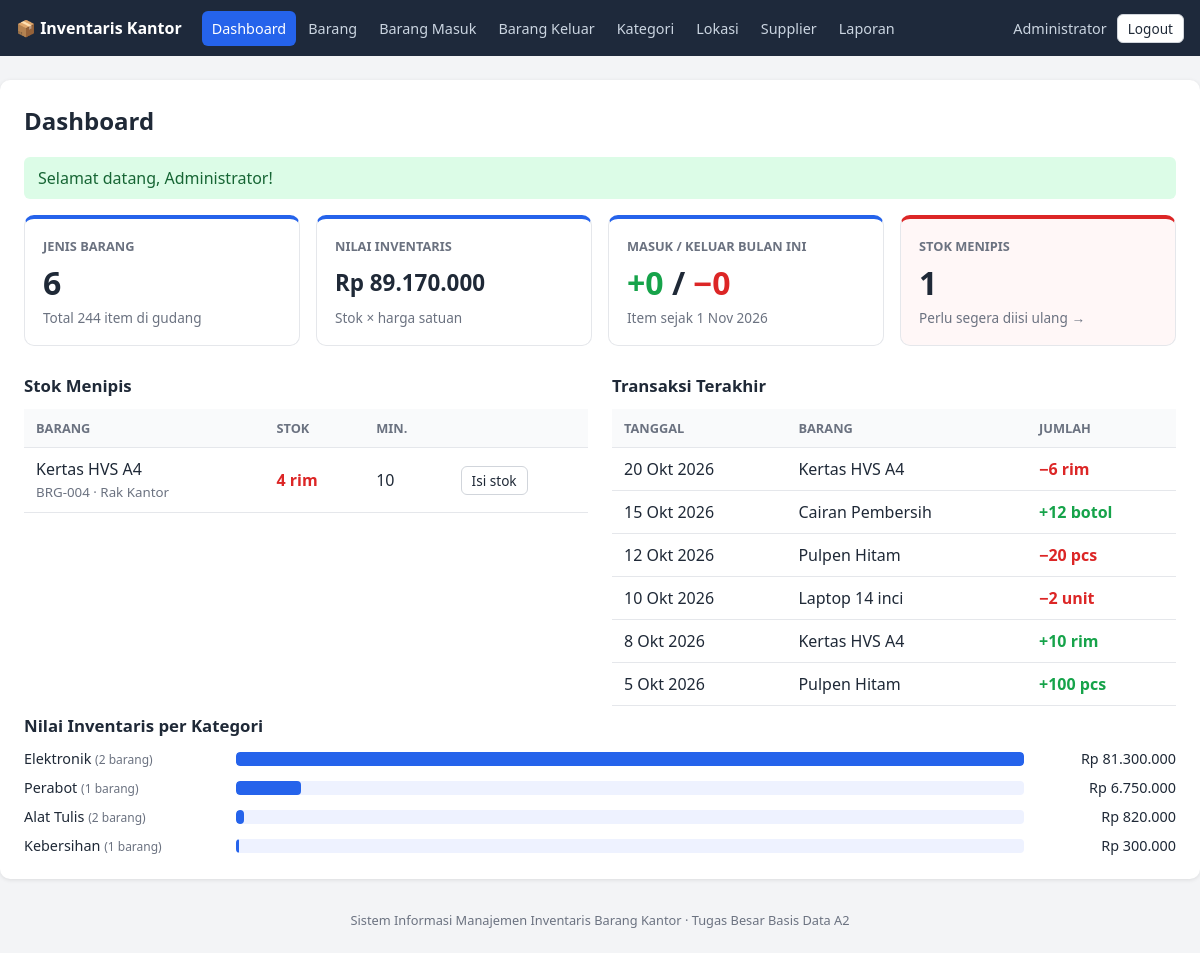
Page /html/dashboard.php (signed in) on the committed database.
### tables this page shows
CREATE TABLE barang (
  id_barang    INT AUTO_INCREMENT PRIMARY KEY,
  kode_barang  VARCHAR(30)   NOT NULL UNIQUE,
  nama_barang  VARCHAR(150)  NOT NULL,
  satuan       VARCHAR(20)   NOT NULL DEFAULT 'pcs',
  stok         INT           NOT NULL DEFAULT 0 CHECK (stok >= 0),
  stok_minimum INT           NOT NULL DEFAULT 5 CHECK (stok_minimum >= 0),
  harga        DECIMAL(12,2) NOT NULL DEFAULT 0 CHECK (harga >= 0),
  id_kategori  INT NOT NULL,
  id_lokasi    INT NOT NULL,
  CONSTRAINT fk_barang_kategori
    FOREIGN KEY (id_kategori) REFERENCES kategori(id_kategori)
    ON UPDATE CASCADE ON DELETE RESTRICT,
  CONSTRAINT fk_barang_lokasi
    FOREIGN KEY (id_lokasi) REFERENCES lokasi(id_lokasi)
    ON UPDATE CASCADE ON DELETE RESTRICT
);

CREATE TABLE lokasi (
  id_lokasi   INT AUTO_INCREMENT PRIMARY KEY,
  nama_lokasi VARCHAR(100) NOT NULL UNIQUE,
  keterangan  VARCHAR(255) NULL
);

### php/laporan_model.php (called while the page is built, shortened)
<?php
require_once __DIR__ . '/fungsi.php';
function ringkasan_dashboard(PDO $pdo): array
{
    $awalBulan = date('Y-m-01');
    $r = $pdo->query(
        "SELECT COUNT(*) AS jumlah_barang,
                COALESCE(SUM(stok), 0) AS total_stok,
                COALESCE(SUM(stok * harga), 0) AS nilai_inventaris,
                COALESCE(SUM(stok <= stok_minimum), 0) AS stok_menipis
         FROM barang"
    )->fetch();
    $stmt = $pdo->prepare("SELECT COALESCE(SUM(jumlah), 0) FROM barang_masuk WHERE tanggal >= :a");
    $stmt->execute([':a' => $awalBulan]);
    $r['masuk_bulan_ini'] = (int)$stmt->fetchColumn();
    $stmt = $pdo->prepare("SELECT COALESCE(SUM(jumlah), 0) FROM barang_keluar WHERE tanggal >= :a");
    $stmt->execute([':a' => $awalBulan]);
    $r['keluar_bulan_ini'] = (int)$stmt->fetchColumn();
    return $r;
}
function barang_stok_menipis(PDO $pdo): array
{
    return $pdo->query(
        "SELECT b.id_barang, b.kode_barang, b.nama_barang, b.stok, b.stok_minimum, b.satuan, l.nama_lokasi
         FROM barang b JOIN lokasi l ON b.id_lokasi = l.id_lokasi
         WHERE b.stok <= b.stok_minimum
         ORDER BY (b.stok - b.stok_minimum), b.nama_barang"
    )->fetchAll();
}
function transaksi_terakhir(PDO $pdo, int $batas = 6): array
{
    $stmt = $pdo->prepare("SELECT * FROM v_riwayat_transaksi
                           ORDER BY tanggal DESC, id_transaksi DESC LIMIT :n");
    $stmt->bindValue(':n', $batas, PDO::PARAM_INT);
    $stmt->execute();
    return $stmt->fetchAll();
}
function barang_per_kategori(PDO $pdo): array
{
    return $pdo->query(
        "SELECT k.nama_kategori, COUNT(b.id_barang) AS jumlah, COALESCE(SUM(b.stok * b.harga), 0) AS nilai
         FROM kategori k LEFT JOIN barang b ON b.id_kategori = k.id_kategori
         GROUP BY k.id_kategori ORDER BY nilai DESC"
    )->fetchAll();
}

### php/fungsi.php (called while the page is built, shortened)
<?php
function e($teks): string
{
    return htmlspecialchars((string)$teks, ENT_QUOTES, 'UTF-8');
}
function rupiah($angka): string
{
    return 'Rp ' . number_format((float)$angka, 0, ',', '.');
}
function tanggal_id(?string $tgl): string
{
    $bulan = ['', 'Jan', 'Feb', 'Mar', 'Apr', 'Mei', 'Jun', 'Jul', 'Agu', 'Sep', 'Okt', 'Nov', 'Des'];
    [$y, $m, $d] = explode('-', $tgl);
    return (int)$d . ' ' . $bulan[(int)$m] . ' ' . $y;
}

### html/dashboard.php (the view, shortened to what this page needs)
<?php
require_once __DIR__ . '/../php/laporan_model.php';
require_once __DIR__ . '/../php/layout.php';
$r         = ringkasan_dashboard($pdo);
$menipis   = barang_stok_menipis($pdo);
$terakhir  = transaksi_terakhir($pdo);
$kategori  = barang_per_kategori($pdo);
$nilaiMaks = max(array_column($kategori, 'nilai') ?: [0]) ?: 1;
?>
<div class="kartu-grid">
    <div class="kartu">
        <div class="kartu-label">Jenis Barang</div>
        <div class="kartu-angka"><?= (int)$r['jumlah_barang'] ?></div>
        <div class="kartu-sub">Total <?= number_format($r['total_stok'], 0, ',', '.') ?> item di gudang</div>
    </div>
    <div class="kartu">
        <div class="kartu-label">Nilai Inventaris</div>
        <div class="kartu-angka kecil"><?= rupiah($r['nilai_inventaris']) ?></div>
        <div class="kartu-sub">Stok &times; harga satuan</div>
    </div>
    <div class="kartu">
        <div class="kartu-label">Masuk / Keluar Bulan Ini</div>
        <div class="kartu-angka"><span class="angka-masuk">+<?= $r['masuk_bulan_ini'] ?></span> / <span class="angka-keluar">&minus;<?= $r['keluar_bulan_ini'] ?></span></div>
        <div class="kartu-sub">Item sejak <?= tanggal_id(date('Y-m-01')) ?></div>
    </div>
    <a class="kartu <?= $r['stok_menipis'] > 0 ? 'peringatan' : '' ?>" href="barang_list.php?menipis=on">
        <div class="kartu-label">Stok Menipis</div>
        <div class="kartu-angka"><?= (int)$r['stok_menipis'] ?></div>
        <div class="kartu-sub">Perlu segera diisi ulang &rarr;</div>
    </a>
</div>
<div class="dua-kolom">
    <section>
        <h3>Stok Menipis</h3>
        <div class="tabel-wrap">
        <table>
            <thead><tr><th>Barang</th><th>Stok</th><th>Min.</th><th></th></tr></thead>
            <tbody>
            <?php foreach ($menipis as $b): ?>
                <tr>
                    <td><?= e($b['nama_barang']) ?><br><small><?= e($b['kode_barang']) ?> &middot; <?= e($b['nama_lokasi']) ?></small></td>
                    <td class="angka-keluar"><?= (int)$b['stok'] ?> <?= e($b['satuan']) ?></td>
                    <td><?= (int)$b['stok_minimum'] ?></td>
                    <td><a class="btn btn-kecil" href="masuk_form.php?barang=<?= (int)$b['id_barang'] ?>">Isi stok</a></td>
                </tr>
            <?php endforeach; ?>
            </tbody>
        </table>
        </div>
    </section>
    <section>
        <h3>Transaksi Terakhir</h3>
        <div class="tabel-wrap">
        <table>
            <thead><tr><th>Tanggal</th><th>Barang</th><th>Jumlah</th></tr></thead>
            <tbody>
            <?php foreach ($terakhir as $t): ?>
                <tr>
                    <td><?= tanggal_id($t['tanggal']) ?></td>
                    <td><?= e($t['nama_barang']) ?></td>
                    <td class="<?= $t['jenis'] === 'Masuk' ? 'angka-masuk' : 'angka-keluar' ?>">
                        <?= $t['jenis'] === 'Masuk' ? '+' : '&minus;' ?><?= (int)$t['jumlah'] ?> <?= e($t['satuan']) ?>
                    </td>
                </tr>
            <?php endforeach; ?>
            </tbody>
        </table>
        </div>
    </section>
</div>
<section>
    <h3>Nilai Inventaris per Kategori</h3>
    <div class="batang-list">
        <?php foreach ($kategori as $k): ?>
            <div class="batang-baris">
                <div class="batang-label"><?= e($k['nama_kategori']) ?> <small>(<?= (int)$k['jumlah'] ?> barang)</small></div>
                <div class="batang-track"><div class="batang-isi" style="width: <?= round($k['nilai'] / $nilaiMaks * 100, 1) ?>%"></div></div>
                <div class="batang-nilai"><?= rupiah($k['nilai']) ?></div>
            </div>
        <?php endforeach; ?>
    </div>
</section>

### assets/css/style.css (style rules this page uses)
* { box-sizing: border-box; }
:root { --biru: #2563eb; --biru-tua: #1e40af; --merah: #dc2626; --hijau: #16a34a; --abu: #6b7280; --garis: #e5e7eb; --latar: #f3f4f6; --teks: #1f2937; }
body { margin: 0; font-family: system-ui, Arial, sans-serif; background: var(--latar); color: var(--teks); }
h3 { margin: 28px 0 12px; font-size: 1.05rem; }
section h3:first-child { margin-top: 0; }
small { color: var(--abu); }
.btn { display: inline-block; padding: 8px 14px; border: 1px solid #d1d5db; border-radius: 6px; background: #fff; color: var(--teks); text-decoration: none; cursor: pointer; white-space: nowrap; }
.btn-kecil { padding: 4px 10px; font-size: .85rem; }
.tabel-wrap { overflow-x: auto; }
table { width: 100%; border-collapse: collapse; }
th, td { padding: 10px 12px; border-bottom: 1px solid var(--garis); text-align: left; white-space: nowrap; }
th { background: #f9fafb; font-size: .8rem; text-transform: uppercase; color: var(--abu); }
.angka-masuk { color: var(--hijau); font-weight: 600; }
.angka-keluar { color: var(--merah); font-weight: 600; }
.kartu-grid { display: grid; grid-template-columns: repeat(auto-fit, minmax(220px, 1fr)); gap: 16px; margin-bottom: 28px; }
.kartu { display: block; padding: 18px; border: 1px solid var(--garis); border-radius: 10px; color: inherit; text-decoration: none; border-top: 4px solid var(--biru); }
.kartu.peringatan { border-top-color: var(--merah); background: #fff7f7; }
.kartu-label { font-size: .8rem; text-transform: uppercase; color: var(--abu); font-weight: 600; }
.kartu-angka { font-size: 2rem; font-weight: 700; margin: 6px 0 4px; }
.kartu-angka.kecil { font-size: 1.4rem; padding: 6px 0; }
.kartu-sub { font-size: .85rem; color: var(--abu); }
.dua-kolom { display: grid; grid-template-columns: 1fr 1fr; gap: 24px; margin-bottom: 8px; }
.batang-list { display: flex; flex-direction: column; gap: 10px; }
.batang-baris { display: grid; grid-template-columns: 200px 1fr 140px; gap: 12px; align-items: center; font-size: .9rem; }
.batang-track { background: #eef2ff; border-radius: 4px; height: 14px; overflow: hidden; }
.batang-isi { background: var(--biru); height: 100%; border-radius: 4px; }
.batang-nilai { text-align: right; font-variant-numeric: tabular-nums; }

### rows in the picture
barang: nama_barang "Kertas HVS A4", kode_barang "BRG-004", id_lokasi.nama_lokasi "Rak Kantor", stok "4", satuan "rim", stok_minimum "10"

### other values in the picture
$label "Dashboard"
$label "Barang"
$label "Barang Masuk"
$label "Barang Keluar"
$label "Kategori"
$label "Lokasi"
$label "Supplier"
$label "Laporan"
$nama "Administrator"
$judul "Dashboard"
$flash['pesan'] "Selamat datang, Administrator!"
$r['jumlah_barang'] "6"
$r['total_stok'] "244"
rupiah($r['nilai_inventaris']) "Rp 89.170.000"
$r['masuk_bulan_ini'] "0"
